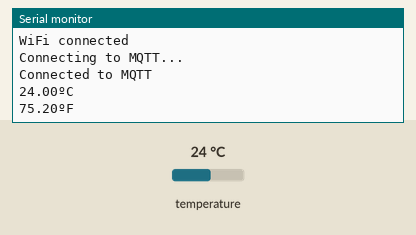
Recording of a sketch running on a simulated ESP32. Parts: the last lines printed to the serial monitor. The inputs (shaded band) are chosen by the test bench; at power-on: temperature 24 °C. WiFi joins after 1.5 s; servers stay silent unless stated; no MQTT or app messages arrive unless stated.

Above: at 3.2 s.
3.3 s: temperature set to 12 °C
At 4.3 s:
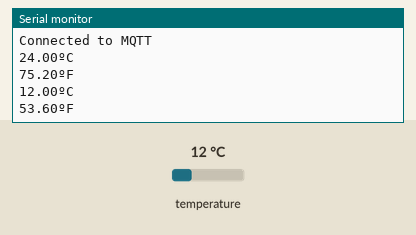
4.8 s: temperature set to 19 °C
At 6.2 s:
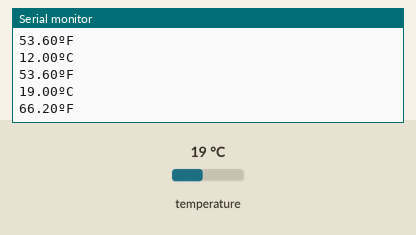
Timing chart, 0 to 7.8 s (numbered marks = the images above; inputs shaded):
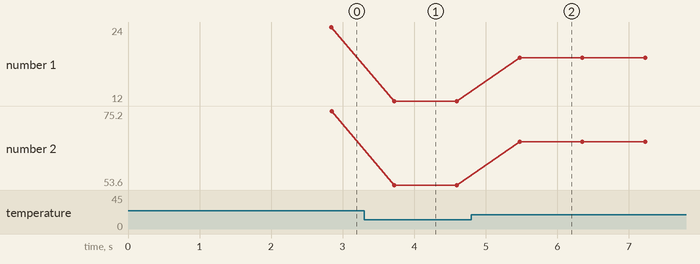

The sketch:

temp_sensor.ino
```cpp
#include <String.h>
#include <ArduinoJson.h>
#include <WiFi.h>
#include <WiFiClient.h>
#include <HTTPClient.h>
#include <ThingSpeak.h>
#include <PubSubClient.h>
#include <OneWire.h>
#include <DallasTemperature.h>

const int oneWireBus = 4;

String serverName = "http://192.168.131.204:5000/";

char ssid[] = "Jahnavi";
char password[] = "WhySoSerious";

const char* server = "mqtt3.thingspeak.com";

const char* mqttUserName = "GSgKJQIOBzUaGQQIMwUKLy8";

const char* mqttPass = "BV9dbOZMhWEMAdkpZetDH7tR";

const char* clientID = "GSgKJQIOBzUaGQQIMwUKLy8";

int channelNum = 2165400;

WiFiClient wifiClient;
PubSubClient mqttClient(wifiClient);

OneWire oneWire(oneWireBus);
DallasTemperature sensors(&oneWire);

int port = 1883;

void setup() {
  Serial.begin(115200);

  WiFi.begin(ssid, password);
  while (WiFi.status() != WL_CONNECTED) {
    Serial.println("Connecting to WiFi...");
    delay(1000);
  }
  ThingSpeak.begin(wifiClient);
  Serial.println(WiFi.localIP());

  Serial.println("WiFi connected");
  mqttClient.setServer(server, port);

  sensors.begin();

}

void loop() {
  if (!mqttClient.connected()) {
    Serial.println("Connecting to MQTT...");
    while (!mqttClient.connect(clientID, mqttUserName, mqttPass)) {
      Serial.print(".");
    }
    Serial.println("Connected to MQTT");
  }
  mqttClient.loop();

  sensors.requestTemperatures();
  float temperatureC = sensors.getTempCByIndex(0);
  float temperatureF = sensors.getTempFByIndex(0);
  Serial.print(temperatureC);
  Serial.println("ºC");
  Serial.print(temperatureF);
  Serial.println("ºF");

  String dataString = "field4="+String(temperatureC);
  String topicString = "channels/" + String(channelNum) + "/publish";

  // sendData("temp", temperatureC);
  mqttClient.publish(topicString.c_str(), dataString.c_str());
  delay(100);
}

void sendData(String type, float data){
  HTTPClient http;
  String route = "post-data";
  String url = serverName+route;

  http.begin(wifiClient, url.c_str());
  // Serial.println(url);
  // http.addHeader("Content-Type", "application/json");
  // int httpResponseCode = http.POST("{\"type\":" + String(type) + ",\"data\":"+String(data));
  // Serial.println(httpResponseCode);
  http.end();
}
```

Measured:
- after the input at 3.3 s, the serial monitor: prints a new line after 0.42 s (image 1)
- after the input at 4.8 s, the serial monitor: prints a new line after 0.68 s (image 2)
- plotted number 1: 24 → 12 after the input at 3.3 s, 12 → 19 after the input at 4.8 s
- plotted number 2: 75.2 → 53.6 after the input at 3.3 s, 53.6 → 66.2 after the input at 4.8 s
